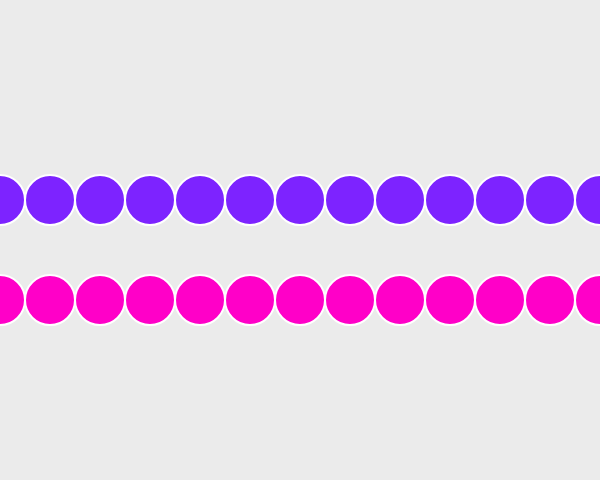
Frame 1 (no input)
Frame 60 (no input): identical to frame 1, image omitted
Frame 120 (the mouse pressed at the canvas centre since frame 60): identical to frame 1, image omitted

The p5.js sketch that drew this single still picture (run headless with seeded random() and noise() and a simulated clock; from frame 60 on, the mouse is pressed at the canvas centre):

// p5.js sketch
// ── sketch.js
/*
Original code by Daniel Shiffman: https://vimeo.com/channels/learningp5js/139013336
Modified by Dawn C. Hayes 
*/


function setup() {
  createCanvas(600, 480);
}

function draw() {
  background(235);
  strokeWeight(2);
  stroke(255);
  
  var x = 0;
  while (x <= width) {
    fill(125, 35, 255);
    ellipse(x, 200, 50, 50);
    x = x + 50;
  }
  
  for (x = 0; x <= width; x += 50) {
    fill(255, 0, 200);
    ellipse(x, 300, 50, 50);
  }
}
